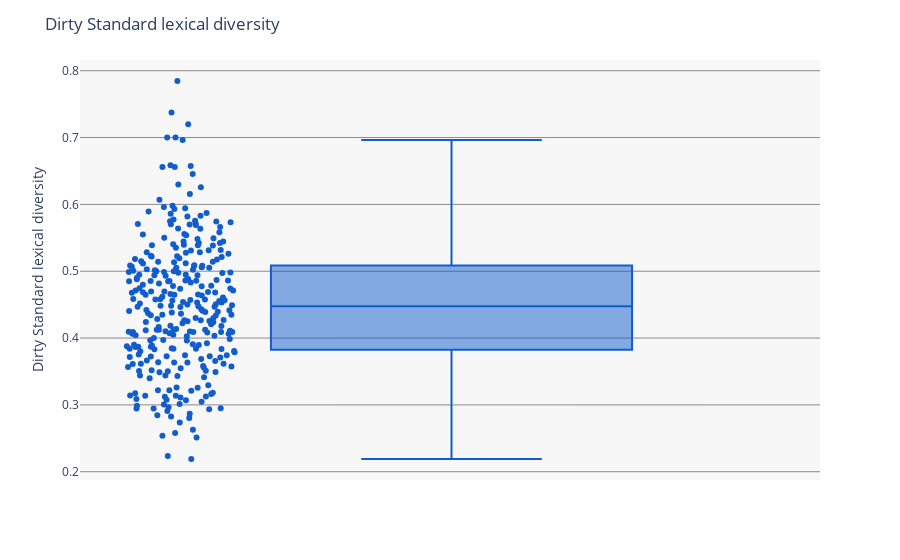
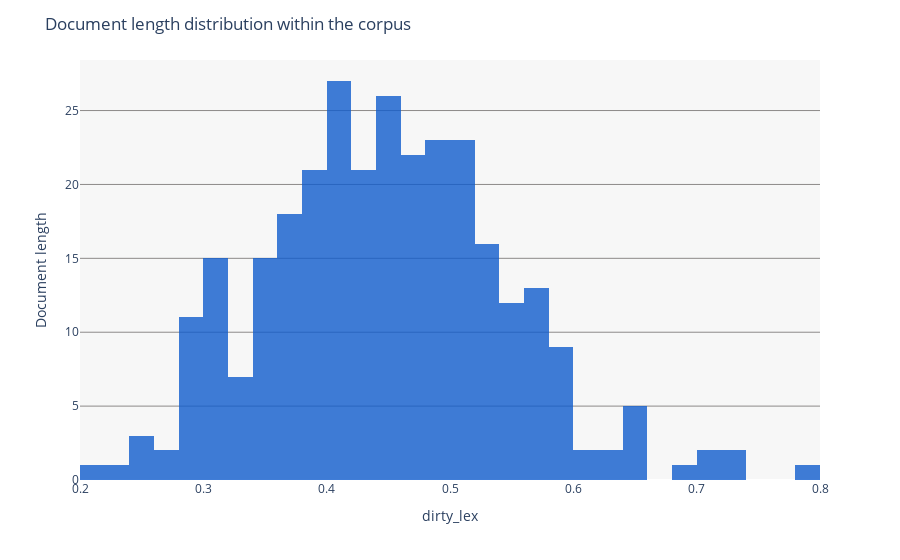

Notebook cell for these charts, in order:
### Markdown cell above
### Plotting the lexical diversity

### Code cell
#
plotly_box_plot(txt_data, 'dirty_lex',
                    ytext='Dirty Standard lexical diversity', 
                    titletext='Dirty Standard lexical diversity')

#
histogram_plot(txt_data, 'dirty_lex')

### Figure 1 — Plotly figure (JSON) as saved in the notebook; plotly's stock layout.template omitted (floating-point values rounded to 4 significant figures; data arrays with more than 128 entries replaced by an {"elided": "..."} marker saying what was removed)
{"data": [{"alignmentgroup": "True", "boxpoints": "all", "hovertemplate": "dirty_lex=%{y}<extra></extra>", "legendgroup": "", "marker": {"color": "#115dcd"}, "name": "", "notched": false, "offsetgroup": "", "orientation": "v", "showlegend": false, "type": "box", "x0": " ", "xaxis": "x", "y": {"elided": "301 float values"}, "y0": " ", "yaxis": "y"}], "layout": {"boxmode": "group", "legend": {"tracegroupgap": 0}, "margin": {"t": 60}, "paper_bgcolor": "white", "plot_bgcolor": "#F7F7F7", "title": {"text": "Dirty Standard lexical diversity"}, "xaxis": {"anchor": "y", "domain": [0, 1]}, "yaxis": {"anchor": "x", "domain": [0, 1], "gridcolor": "#8D8A89", "gridwidth": 1, "showgrid": true, "title": {"text": "Dirty Standard lexical diversity"}}}}

### Figure 2 — Plotly figure (JSON) as saved in the notebook; plotly's stock layout.template omitted (floating-point values rounded to 4 significant figures; data arrays with more than 128 entries replaced by an {"elided": "..."} marker saying what was removed)
{"data": [{"alignmentgroup": "True", "bingroup": "x", "hovertemplate": "dirty_lex=%{x}<br>count=%{y}<extra></extra>", "legendgroup": "", "marker": {"color": "#115dcd", "opacity": 0.8, "pattern": {"shape": ""}}, "name": "", "offsetgroup": "", "orientation": "v", "showlegend": false, "type": "histogram", "x": {"elided": "301 float values"}, "xaxis": "x", "yaxis": "y"}], "layout": {"barmode": "relative", "legend": {"tracegroupgap": 0}, "margin": {"t": 60}, "paper_bgcolor": "white", "plot_bgcolor": "#F7F7F7", "title": {"text": "Document length distribution within the corpus"}, "xaxis": {"anchor": "y", "domain": [0, 1], "title": {"text": "dirty_lex"}}, "yaxis": {"anchor": "x", "domain": [0, 1], "gridcolor": "#8D8A89", "gridwidth": 1, "showgrid": true, "title": {"text": "Document length"}}}}
